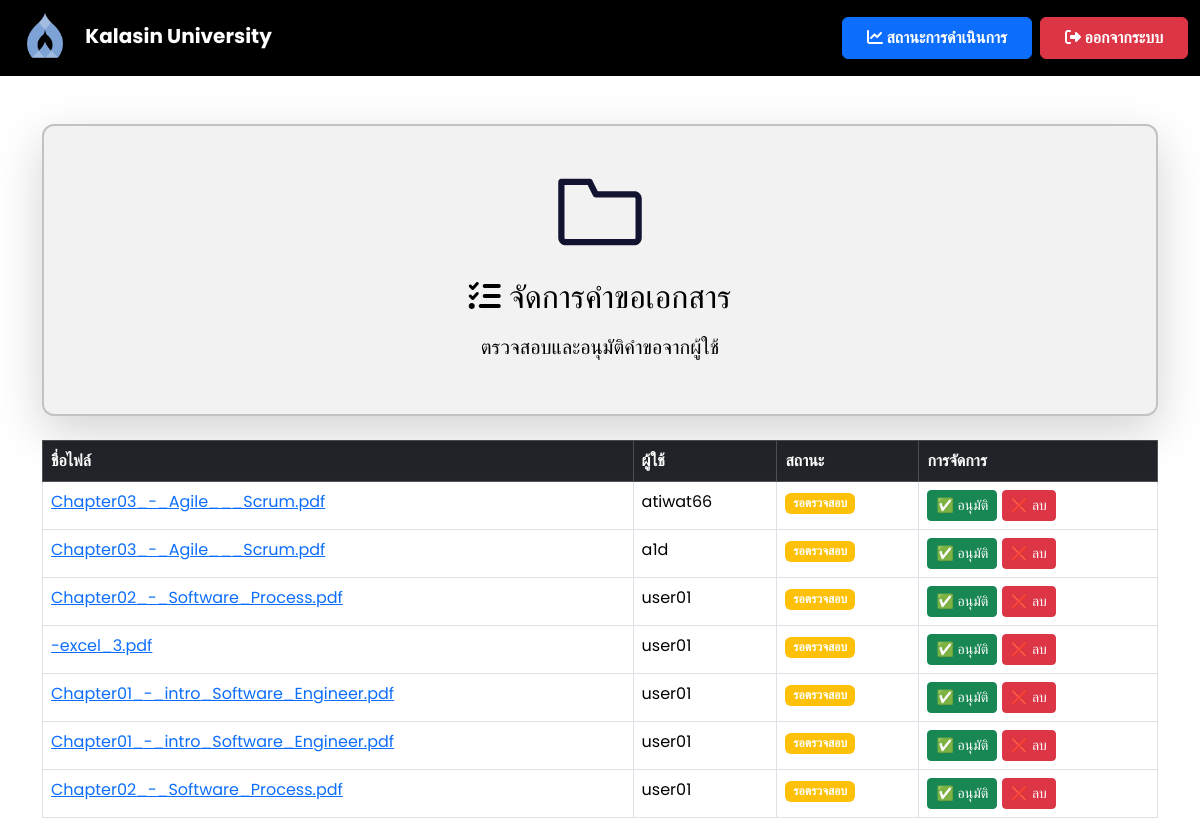
Page /manage_requests (signed in) on the committed database.
### app.py (models this page shows)
class File(db.Model):
    id = db.Column(db.Integer, primary_key=True)
    filename = db.Column(db.String(255), nullable=False)
    file_path = db.Column(db.String(255), nullable=True)  # ✅ เพิ่มฟิลด์นี้
    status = db.Column(db.String(50), nullable=False, default="รอตรวจสอบ")
    comment = db.Column(db.Text, nullable=True)
    user_id = db.Column(db.Integer, db.ForeignKey('user.id'), nullable=False)

class User(db.Model):
    id = db.Column(db.Integer, primary_key=True)
    username = db.Column(db.String(100), unique=True, nullable=False)
    email = db.Column(db.String(150), unique=True, nullable=False)  # ✅ เพิ่ม email
    password = db.Column(db.String(200), nullable=False)
    role = db.Column(db.String(10), nullable=False, default='user')
    files = db.relationship('File', backref='user', lazy=True)

### app.py (the view)
@app.route('/manage_requests')
def manage_requests():
    if 'user_id' not in session or session.get('role') not in ['admin', 'faculty']:
        flash("⚠️ กรุณาเข้าสู่ระบบก่อน!", "warning")
        return redirect(url_for('login'))  # ถ้าไม่ได้ login ให้กลับไปหน้า login
    files = File.query.all()
    response = make_response(render_template('manage_requests.html', files=files))
    response.headers['Cache-Control'] = 'no-store, no-cache, must-revalidate, max-age=0'
    response.headers['Pragma'] = 'no-cache'
    response.headers['Expires'] = '0'
    return response

### templates/manage_requests.html (shortened to what this page needs)
<!DOCTYPE html>
<html lang="th">
<head>
    <link href="https://cdn.jsdelivr.net/npm/bootstrap@5.3.3/dist/css/bootstrap.min.css" rel="stylesheet">
    <link rel="stylesheet" href="https://cdnjs.cloudflare.com/ajax/libs/font-awesome/6.4.2/css/all.min.css">
</head>
<body>
    <nav class="navbar navbar-expand-lg navbar-dark">
        <div class="container-fluid">
            <a class="navbar-brand ms-2" href="{{ url_for('faculty_dashboard') }}">
                <img src="{{ url_for('static', filename='images/Kalasin_University_Seal.svg.png') }}"
                     alt="Kalasin University Logo" style="height: 50px; margin-right: 10px;">
                <strong>Kalasin University</strong>
            </a>
            <div class="ms-auto d-flex">
                <a href="{{ url_for('status') }}" class="btn btn-primary fw-bold px-4 py-2 me-2">
                    <i class="fas fa-chart-line"></i> สถานะการดำเนินการ
                </a>
                <a href="{{ url_for('logout') }}" class="btn btn-danger fw-bold px-4 py-2">
                    <i class="fas fa-sign-out-alt"></i> ออกจากระบบ
                </a>
            </div>
        </div>
    </nav>
<div class="container mt-5 d-flex justify-content-center">
    <div class="card shadow-lg" style="width: 1500px;">
        <div class="card-body d-flex flex-column align-items-center text-center">
            <img src="static/images/diiodid.gif" alt="Document Management" class="img-fluid mb-3" style="width: 100px; height: 100px;">
            <div>
                <h2 class="mb-3"><i class="fas fa-tasks"></i> จัดการคำขอเอกสาร</h2>
                <p class="lead">ตรวจสอบและอนุมัติคำขอจากผู้ใช้</p>
            </div>
        </div>
    </div>
</div>
    <div class="container mt-4">
        <table class="table table-bordered mt-3">
            <thead class="table-dark">
                <tr>
                    <th>ชื่อไฟล์</th>
                    <th>ผู้ใช้</th>
                    <th>สถานะ</th>
                    <th>การจัดการ</th>
                </tr>
            </thead>
            <tbody>
                {% for file in files %}
                <tr>
                    <td>
                        <a href="{{ url_for('uploaded_file', filename=file.filename) }}" target="_blank">
                            {{ file.filename }}
                        </a>
                    </td>
                    <td>{{ file.user.username }}</td>
                    <td>
                        <span class="badge {% if file.status == 'อนุมัติแล้ว' %} bg-success {% else %} bg-warning {% endif %}">
                            {{ file.status }}
                        </span>
                    </td>
                    <td>
                        {% if file.status != 'อนุมัติแล้ว' %}
                        <a href="{{ url_for('approve_file', file_id=file.id) }}" class="btn btn-success btn-sm">
                            ✅ อนุมัติ
                        </a>
                        {% endif %}
                        <a href="{{ url_for('delete_file', file_id=file.id) }}" class="btn btn-danger btn-sm"
                           onclick="return confirm('คุณแน่ใจหรือไม่ว่าต้องการลบไฟล์นี้?');">
                            ❌ ลบ
                        </a>
                    </td>
                </tr>
                {% else %}
                <tr>
                    <td colspan="4" class="text-center text-muted">ยังไม่มีคำขอเอกสาร</td>
                </tr>
                {% endfor %}
            </tbody>
        </table>
    </div>
</body>
</html>

### templates/manage_requests.html (style rules this page uses)
body { font-family: 'Poppins', sans-serif; background: white; color: black; }
.navbar { background: #000000; backdrop-filter: blur(10px); }
.card { background: rgba(0, 0, 0, 0.05); color: black; border-radius: 12px; padding: 20px; border: 2px solid rgba(0, 0, 0, 0.2); box-shadow: 0 5px 15px rgba(0, 0, 0, 0.2); }

### rows in the picture
File: filename "Chapter03_-_Agile___Scrum.pdf", user.username "atiwat66", status "รอตรวจสอบ"
File: filename "Chapter03_-_Agile___Scrum.pdf", user.username "a1d", status "รอตรวจสอบ"
File: filename "Chapter02_-_Software_Process.pdf", user.username "user01", status "รอตรวจสอบ"
File: filename "-excel_3.pdf", user.username "user01", status "รอตรวจสอบ"
File: filename "Chapter01_-_intro_Software_Engineer.pdf", user.username "user01", status "รอตรวจสอบ"
File: filename "Chapter01_-_intro_Software_Engineer.pdf", user.username "user01", status "รอตรวจสอบ"
File: filename "Chapter02_-_Software_Process.pdf", user.username "user01", status "รอตรวจสอบ"
